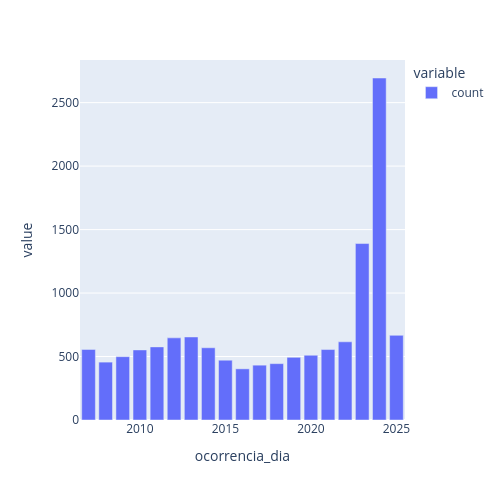
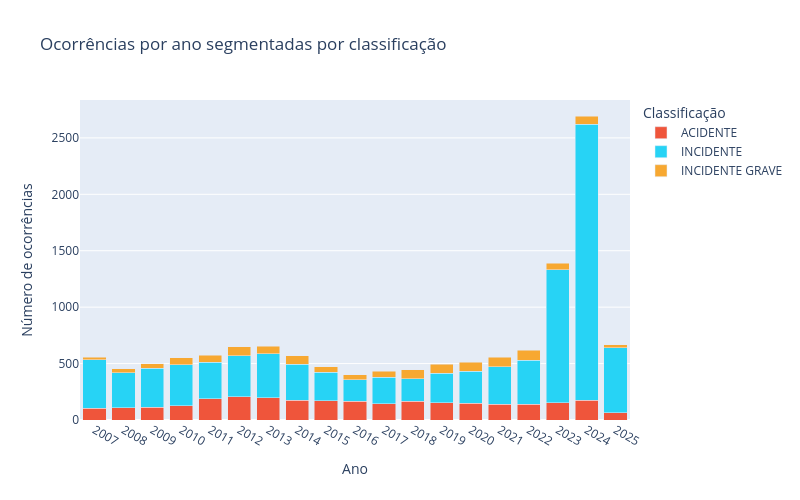

Notebook code cell kept with these figures, in order:
### Markdown cell above
# Analise do conjunto de dados de "Ocorrencias".
Na aviação, as ocorrências operacionais ou de segurança são classificadas em acidentes, incidentes graves e apenas incidentes. Os incidentes são aqueles em que a ocorrência afeta o funcionamente e compromete a segurança operacional, porém sem danos e sem feridos. Os incidentes graves envolvem uma falha séria de segurança, mas ainda sem a ocorrência de feridos. Os acidentes são ocorrências em que ocorre dano grave à aeronave e ou/feridos (CENIPA NSCA 3-13).
Vamos observar como estes dados estao dispostos por meio de algumas ferramentas de visualizalção.
Portanto vamos observar primeiramente a diferença da taxa de acidentes e incidentes registrados no dataset ocorrencias.

### Code cell
#TRATAMENTO DOS DADOS: Originalmente essa coluna era do tipo string, no entanto para melhor analisar e manipular os dados
# o tipo de dados da coluna foi alterado para datetime usando recursos da biblioteca pandas

#contagem simples de ocorrencias por ano e contagem segmentada por tipo de ocorrencia
from narwhals._compliant import group_by

df_ocorrencia['ocorrencia_dia'] = pd.to_datetime(
    df_ocorrencia['ocorrencia_dia'],
    format='%d/%m/%Y',
    dayfirst=True,
    errors='coerce'
)

#evolução dos regitros das ocorrências por ano
years = df_ocorrencia['ocorrencia_dia'].dt.year
count_ocorr_ano = years.value_counts().sort_index()

ocorrencias_por_ano = ptex.bar(count_ocorr_ano)
ocorrencias_por_ano.update_layout(width=500, height=500)
ocorrencias_por_ano.show()

df_valid = df_ocorrencia[df_ocorrencia['ocorrencia_dia'].notna()].copy()
df_valid['ano'] = df_valid['ocorrencia_dia'].dt.year

#Distribuição por ano de quantas ocorrencias foram acidentes e quantas ocorrências foram incidentes
grouped_counts = (
    df_valid
    .groupby(['ano', 'ocorrencia_classificacao'])
    .size()
)

tabela = grouped_counts.reset_index(name='contagem')
tabela['ano'] = tabela['ano'].astype(str)

ocorrencias_seg_ano = ptex.bar(
    tabela,
    x='ano',
    y='contagem',
    color='ocorrencia_classificacao',
    barmode='stack',
    labels={'ano': 'Ano', 'contagem': 'Número de ocorrências', 'ocorrencia_classificacao': 'Classificação'},
    title='Ocorrências por ano segmentadas por classificação',
    width=800,
    height=500,
     color_discrete_map={
        "INCIDENTE": "#27D3F5",
        "INCIDENTE GRAVE": "#f7a831",
        "ACIDENTE": "#EF553B",
    }
)
ocorrencias_seg_ano.show()

### Figure 1 — Plotly figure (JSON) as saved in the notebook; plotly's stock layout.template omitted (floating-point values rounded to 4 significant figures)
{"data": [{"hovertemplate": "variable=count<br>ocorrencia_dia=%{x}<br>value=%{y}<extra></extra>", "legendgroup": "count", "marker": {"color": "#636efa", "pattern": {"shape": ""}}, "name": "count", "orientation": "v", "showlegend": true, "textposition": "auto", "type": "bar", "x": [2007, 2008, 2009, 2010, 2011, 2012, 2013, 2014, 2015, 2016, 2017, 2018, 2019, 2020, 2021, 2022, 2023, 2024, 2025], "xaxis": "x", "y": [556, 456, 499, 552, 576, 647, 654, 569, 471, 403, 432, 444, 494, 510, 555, 616, 1390, 2694, 667], "yaxis": "y"}], "layout": {"barmode": "relative", "height": 500, "legend": {"title": {"text": "variable"}, "tracegroupgap": 0}, "margin": {"t": 60}, "width": 500, "xaxis": {"anchor": "y", "domain": [0, 1], "title": {"text": "ocorrencia_dia"}}, "yaxis": {"anchor": "x", "domain": [0, 1], "title": {"text": "value"}}}}

### Figure 2 — Plotly figure (JSON) as saved in the notebook; plotly's stock layout.template omitted (floating-point values rounded to 4 significant figures)
{"data": [{"hovertemplate": "Classificação=ACIDENTE<br>Ano=%{x}<br>Número de ocorrências=%{y}<extra></extra>", "legendgroup": "ACIDENTE", "marker": {"color": "#EF553B", "pattern": {"shape": ""}}, "name": "ACIDENTE", "orientation": "v", "showlegend": true, "textposition": "auto", "type": "bar", "x": ["2007", "2008", "2009", "2010", "2011", "2012", "2013", "2014", "2015", "2016", "2017", "2018", "2019", "2020", "2021", "2022", "2023", "2024", "2025"], "xaxis": "x", "y": [103, 108, 113, 128, 187, 205, 199, 175, 172, 164, 146, 167, 151, 150, 141, 138, 155, 175, 66], "yaxis": "y"}, {"hovertemplate": "Classificação=INCIDENTE<br>Ano=%{x}<br>Número de ocorrências=%{y}<extra></extra>", "legendgroup": "INCIDENTE", "marker": {"color": "#27D3F5", "pattern": {"shape": ""}}, "name": "INCIDENTE", "orientation": "v", "showlegend": true, "textposition": "auto", "type": "bar", "x": ["2007", "2008", "2009", "2010", "2011", "2012", "2013", "2014", "2015", "2016", "2017", "2018", "2019", "2020", "2021", "2022", "2023", "2024", "2025"], "xaxis": "x", "y": [432, 310, 347, 363, 324, 365, 386, 318, 250, 192, 232, 198, 265, 284, 329, 393, 1176, 2445, 575], "yaxis": "y"}, {"hovertemplate": "Classificação=INCIDENTE GRAVE<br>Ano=%{x}<br>Número de ocorrências=%{y}<extra></extra>", "legendgroup": "INCIDENTE GRAVE", "marker": {"color": "#f7a831", "pattern": {"shape": ""}}, "name": "INCIDENTE GRAVE", "orientation": "v", "showlegend": true, "textposition": "auto", "type": "bar", "x": ["2007", "2008", "2009", "2010", "2011", "2012", "2013", "2014", "2015", "2016", "2017", "2018", "2019", "2020", "2021", "2022", "2023", "2024", "2025"], "xaxis": "x", "y": [21, 38, 39, 61, 65, 77, 69, 76, 49, 47, 54, 79, 78, 76, 85, 85, 59, 74, 26], "yaxis": "y"}], "layout": {"barmode": "stack", "height": 500, "legend": {"title": {"text": "Classificação"}, "tracegroupgap": 0}, "title": {"text": "Ocorrências por ano segmentadas por classificação"}, "width": 800, "xaxis": {"anchor": "y", "domain": [0, 1], "title": {"text": "Ano"}}, "yaxis": {"anchor": "x", "domain": [0, 1], "title": {"text": "Número de ocorrências"}}}}
